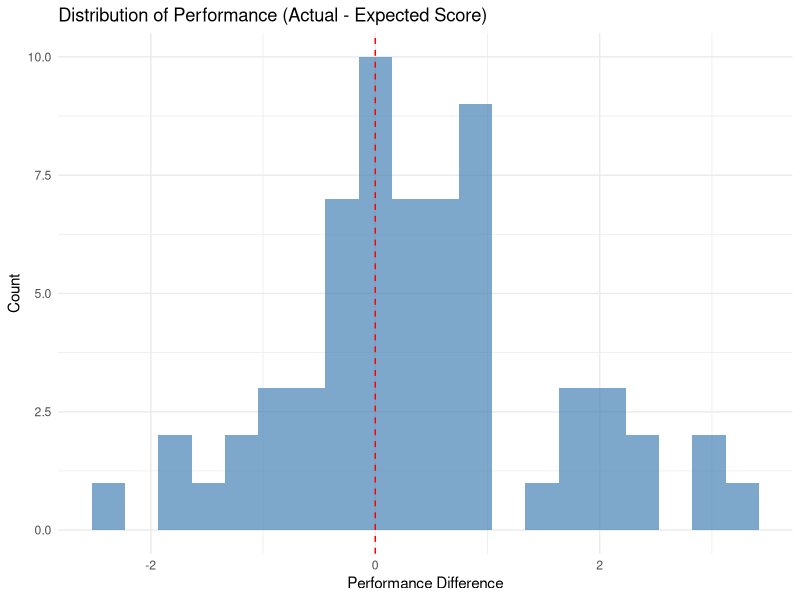
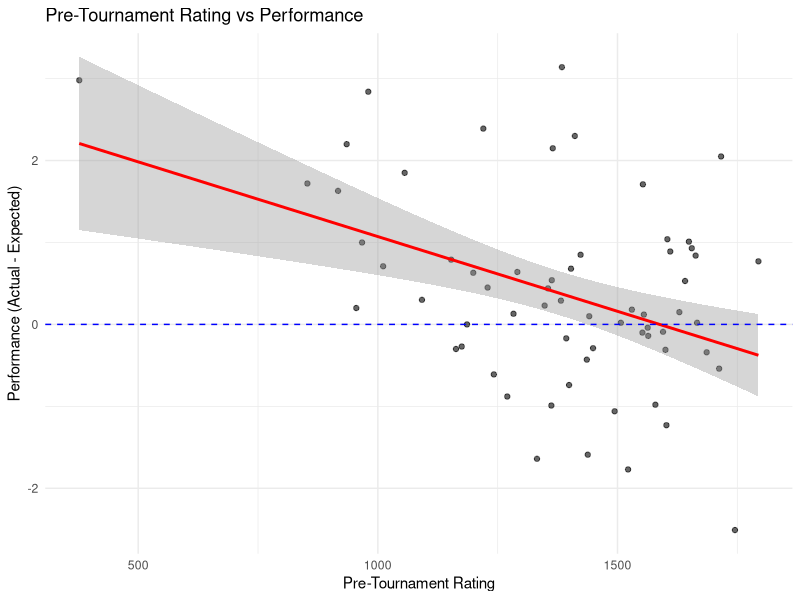

The R script that drew these images, in order:
## ---- chunk 1
knitr::opts_chunk$set(echo = TRUE)
## ---- chunk 2
library(readr)
library(dplyr)
library(stringr)
## ---- chunk 3
chess_data <- read_csv("chess_tournament_results.csv")

# Display data structure
str(chess_data)
head(chess_data)

# Clean the data - remove header row and invalid entries
clean_data <- chess_data %>%
  filter(!is.na(Player_Name), 
         Player_Name != "Player Name",
         !is.na(Total_Points),
         !is.na(Pre_Rating),
         !is.na(Opponent_Ratings),
         Opponent_Ratings != "")

cat("Clean data count:", nrow(clean_data), "\n")

# Function to calculate expected score using USCF ELO formula
calculate_expected_score <- function(player_rating, opponent_ratings) {
  expected_scores <- sapply(opponent_ratings, function(opp_rating) {
    1 / (1 + 10^((opp_rating - player_rating) / 400))
  })
  return(sum(expected_scores))
}
## ---- chunk 4
# Function to parse opponent ratings from semicolon-separated string
parse_opponent_ratings <- function(opponent_string) {
  ratings <- as.numeric(unlist(strsplit(opponent_string, ";")))
  return(ratings[!is.na(ratings)])  # Remove any NA values
}

# Calculate expected scores and performance for each player
results <- clean_data %>%
  rowwise() %>%
  mutate(
    opponent_ratings_list = list(parse_opponent_ratings(Opponent_Ratings)),
    games_played = length(opponent_ratings_list),
    expected_score = calculate_expected_score(Pre_Rating, opponent_ratings_list),
    performance = Total_Points - expected_score
  ) %>%
  ungroup() %>%
  arrange(desc(performance))
## ---- chunk 5
# Display summary statistics
cat("\n=== ANALYSIS SUMMARY ===\n")
cat("Total players analyzed:", nrow(results), "\n")
cat("Mean performance difference:", round(mean(results$performance), 3), "\n")
cat("Standard deviation of performance:", round(sd(results$performance), 3), "\n\n")
## ---- chunk 6
# Top 5 Overperformers
cat("=== TOP 5 OVERPERFORMERS ===\n")
top_overperformers <- head(results, 5)
for(i in 1:5) {
  player <- top_overperformers[i, ]
  cat(sprintf("%d. %s (%s)\n", i, player$Player_Name, player$State))
  cat(sprintf("   Pre-Tournament Rating: %d\n", player$Pre_Rating))
  cat(sprintf("   Actual Score: %.1f\n", player$Total_Points))
  cat(sprintf("   Expected Score: %.2f\n", player$expected_score))
  cat(sprintf("   Overperformance: +%.2f points\n", player$performance))
  cat(sprintf("   Games Played: %d\n\n", player$games_played))
}

# Top 5 Underperformers
cat("=== TOP 5 UNDERPERFORMERS ===\n")
bottom_performers <- tail(results, 5)
bottom_performers <- bottom_performers[order(bottom_performers$performance), ]
for(i in 1:5) {
  player <- bottom_performers[i, ]
  cat(sprintf("%d. %s (%s)\n", i, player$Player_Name, player$State))
  cat(sprintf("   Pre-Tournament Rating: %d\n", player$Pre_Rating))
  cat(sprintf("   Actual Score: %.1f\n", player$Total_Points))
  cat(sprintf("   Expected Score: %.2f\n", player$expected_score))
  cat(sprintf("   Underperformance: %.2f points\n", player$performance))
  cat(sprintf("   Games Played: %d\n\n", player$games_played))
}
## ---- chunk 7
# Create a summary dataframe for further analysis
performance_summary <- results %>%
  select(Player_Name, State, Pre_Rating, Total_Points, expected_score, 
         performance, games_played) %>%
  mutate(
    expected_score = round(expected_score, 2),
    performance = round(performance, 2)
  )

# Save results to CSV for further analysis
write_csv(performance_summary, "chess_performance_analysis.csv")
cat("Results saved to 'chess_performance_analysis.csv'\n")
## ---- chunk 8
# Data visualizations
if(require(ggplot2, quietly = TRUE)) {
  
  # Performance distribution histogram
  p1 <- ggplot(performance_summary, aes(x = performance)) +
    geom_histogram(bins = 20, fill = "steelblue", alpha = 0.7) +
    geom_vline(xintercept = 0, color = "red", linetype = "dashed") +
    labs(title = "Distribution of Performance (Actual - Expected Score)",
         x = "Performance Difference",
         y = "Count") +
    theme_minimal()
  
  print(p1)
  
  # Scatter plot: Rating vs Performance
  p2 <- ggplot(performance_summary, aes(x = Pre_Rating, y = performance)) +
    geom_point(alpha = 0.6) +
    geom_smooth(method = "lm", se = TRUE, color = "red") +
    geom_hline(yintercept = 0, color = "blue", linetype = "dashed") +
    labs(title = "Pre-Tournament Rating vs Performance",
         x = "Pre-Tournament Rating",
         y = "Performance (Actual - Expected)") +
    theme_minimal()
  
  print(p2)
  
} else {
  cat("Install ggplot2 package for visualizations: install.packages('ggplot2')\n")
}

# Display final results table
cat("\n=== COMPLETE RESULTS (sorted by performance) ===\n")
print(performance_summary, n = Inf)
